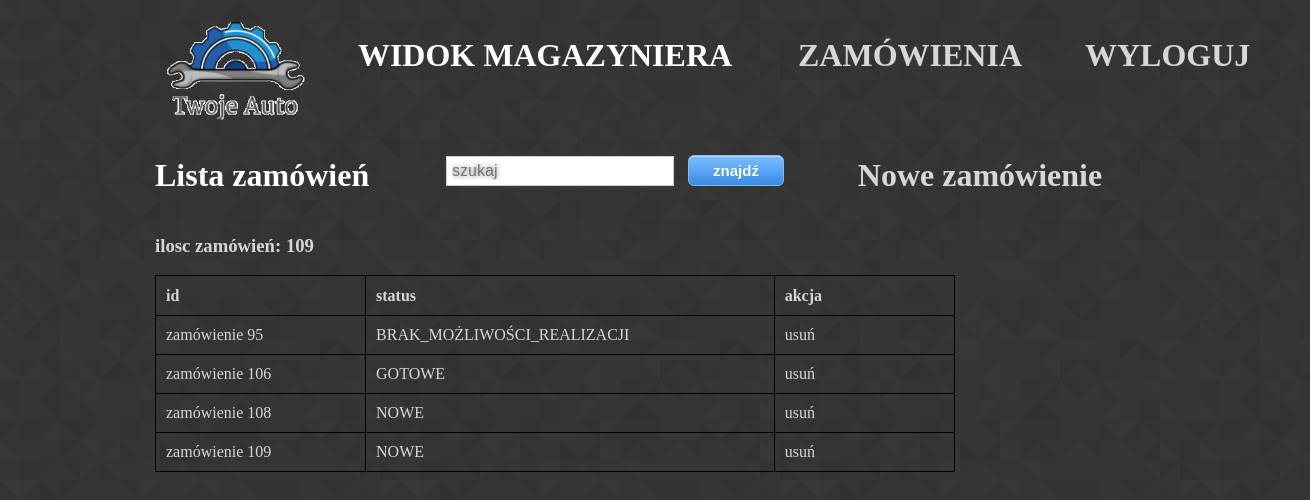
The page /magazyn on the database as committed earlier.
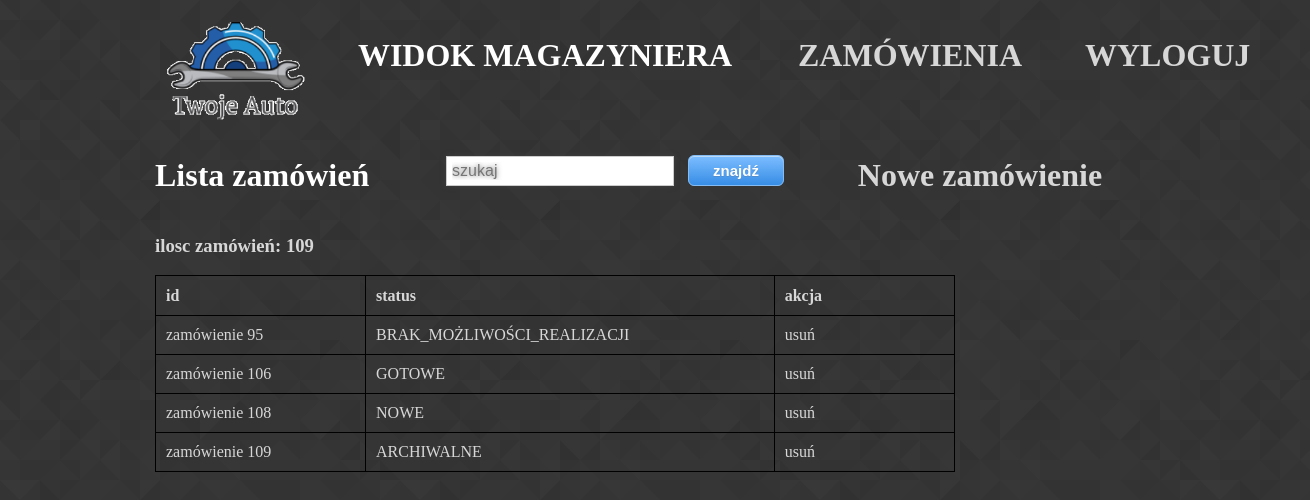
The same page on the database as committed later.
### koszyk/models.py (models this page shows)
class Cart(models.Model):
    products = models.ManyToManyField(Produkty, null=True, blank=True)
    total = models.DecimalField(max_digits=10, decimal_places=2, null=True, blank=True,default=0)
    Statusy = models.TextChoices('Statusy', 'NOWE ZAPISANE WYSŁANE GOTOWE BRAK_MOŻLIWOŚCI_REALIZACJI ZREALIZOWANE ARCHIWALNE')
    status = models.CharField(default='NOWE', blank=True, choices=Statusy.choices, max_length=30)
    class Meta:
        verbose_name = "Zamówienie"
        verbose_name_plural = "Zamówienia"

### koszyk/views.py (the view)
# urls.py: path('magazyn', magazyn, name='magazyn'),
def magazyn(request):
    all_carts = Cart.objects.all()
    last_cart = Cart.objects.last()
    context = {"all_carts": all_carts, "last_cart": last_cart, }
    template = "cart/baza_magazyn.html"
    return render(request, template, context)

### produkty/templates/cart/baza_magazyn.html (shortened to what this page needs)
{% load static %}
    <link rel="stylesheet" type="text/css" href="{% static 'produkty/style.css' %}">
<!DOCTYPE html>
<html lang="pl">
<head>
</head>
<body>
<div id="container">
    <div id="logo">
            {% load static %}
            <a href="{% url 'index'  %}"><img  height="125" src="{% static '/produkty/logo.png' %}" alt="My logo"></a>
    </div>
    <div id="topbarr">
        <div id="topbar1">
            <div id="t1">
                <h1>WIDOK MAGAZYNIERA</h1><br>
            </div>
            <div id="t2">
                <a href="{% url 'magazyn' %}"><h1> ZAMÓWIENIA </h1></a>
            </div>
            <div id="t3">
                <a href="{% url 'logout' %}"><h1> WYLOGUJ </h1></a>
            </div>
        </div>
    </div>
        <div id="topbar1">
            <div id="t3">
                <h1>Lista zamówień</h1>
            </div>
            <div id="t1">
                 <form role="search" action="/s/">
                        <input class= "szukaj" type="text" name="q" placeholder="szukaj">
                        <button type="submit">znajdź</button>
                    </form>
            </div>
            <div id="t2">
                <a href= " {% url 'new_cart' %} " ><h1>Nowe zamówienie</h1></a>
            </div>
        </div>
    <div id = "content">
            <h3>ilosc zamówień: {{ last_cart.id }}</h3>
        <table style="width:100%">
        <tr>
            <th style="width:120px">id</th>
            <th style="width:100px">status</th>
            <th style="width:100px">akcja</th>
        </tr>
    {% for c in all_carts %}
        <tr>
            <td><a href= " {% url 'cart_nr' c.id  %} " >zamówienie {{c.id}}</a></td>
            <td>{{ c.status }}</td>
            <td><a href= " {% url 'delete_cart' c.id %} " >usuń</a></td>
        </tr>
    {% endfor %}
    </table>
    </div>
</div>
</body>
</html>

Rows that differ between the two databases and show on the page:
changed Cart id 109: status "NOWE" → "ARCHIWALNE"
